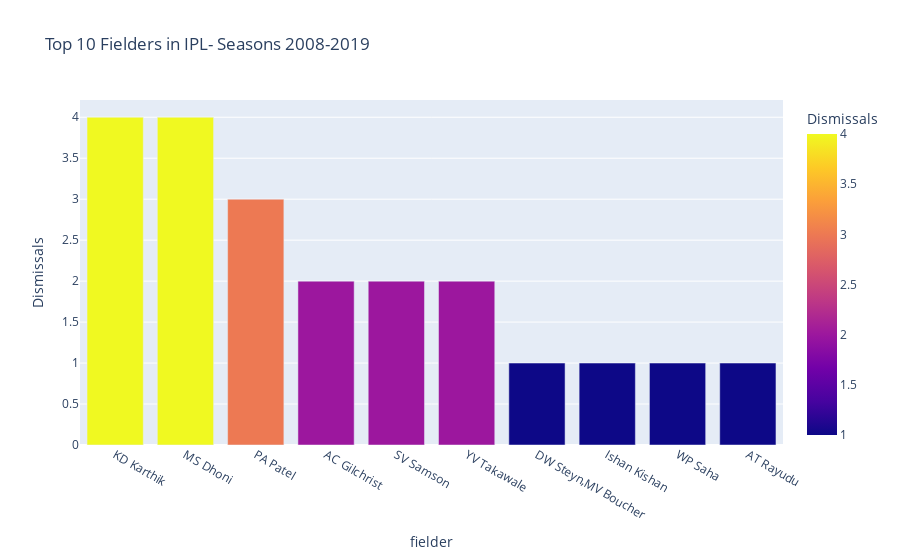

The code cell stored with this chart in its notebook:
### Markdown cell above
__Q 8. Top 10 Fielder in all 13 IPL season (Bivariant Analysis)__

### Code cell
#Creating a list of the best fielders- Considering Catch,Run Out and Stumpings
fielder_list=deliveries.groupby('fielder').apply(lambda x:x).dropna().reset_index()
fielder_list_count=fielder_list.groupby('fielder').count()
fielder_list_counts=fielder_list_count['dismissal_kind'].reset_index(name='Dismissals')
fielder_list_max=fielder_list_counts.sort_values(by='Dismissals',ascending=False)
top_fielders=fielder_list_max[0:10]
print('The Best Fielders(and WicketKeepers) in the Torunament are:\n',top_fielders)

fig = px.bar(top_fielders, x='fielder', y='Dismissals',
             hover_data=['fielder'], color='Dismissals',title='Top 10 Fielders in IPL- Seasons 2008-2019')
fig.show()

### Figure 1 — Plotly figure (JSON) as saved in the notebook; plotly's stock layout.template omitted (floating-point values rounded to 4 significant figures)
{"data": [{"alignmentgroup": "True", "customdata": [["KD Karthik"], ["MS Dhoni"], ["PA Patel"], ["AC Gilchrist"], ["SV Samson"], ["YV Takawale"], ["DW Steyn,MV Boucher"], ["Ishan Kishan"], ["WP Saha"], ["AT Rayudu"]], "hovertemplate": "fielder=%{customdata[0]}<br>Dismissals=%{marker.color}<extra></extra>", "legendgroup": "", "marker": {"color": [4, 4, 3, 2, 2, 2, 1, 1, 1, 1], "coloraxis": "coloraxis"}, "name": "", "offsetgroup": "", "orientation": "v", "showlegend": false, "textposition": "auto", "type": "bar", "x": ["KD Karthik", "MS Dhoni", "PA Patel", "AC Gilchrist", "SV Samson", "YV Takawale", "DW Steyn,MV Boucher", "Ishan Kishan", "WP Saha", "AT Rayudu"], "xaxis": "x", "y": [4, 4, 3, 2, 2, 2, 1, 1, 1, 1], "yaxis": "y"}], "layout": {"barmode": "relative", "coloraxis": {"colorbar": {"title": {"text": "Dismissals"}}, "colorscale": [[0, "#0d0887"], [0.1111, "#46039f"], [0.2222, "#7201a8"], [0.3333, "#9c179e"], [0.4444, "#bd3786"], [0.5556, "#d8576b"], [0.6667, "#ed7953"], [0.7778, "#fb9f3a"], [0.8889, "#fdca26"], [1, "#f0f921"]]}, "legend": {"tracegroupgap": 0}, "title": {"text": "Top 10 Fielders in IPL- Seasons 2008-2019"}, "xaxis": {"anchor": "y", "domain": [0, 1], "title": {"text": "fielder"}}, "yaxis": {"anchor": "x", "domain": [0, 1], "title": {"text": "Dismissals"}}}}
